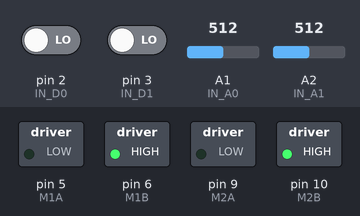
This sketch was run on a simulated Arduino Uno, built with avr-gcc and run on an emulated ATmega328P. Parts: switched loads named in the sketch (green lamp = pin HIGH). The test bench sets the inputs (shaded band); at power-on: pin 2 (IN_D0) LOW, pin 3 (IN_D1) LOW, A1 (IN_A0) = 512, A2 (IN_A1) = 512. What the sketch prints to the serial monitor is not drawn.

Above: at 0.1 s.
Timing chart, 0 to 1.6 s (numbered marks = the images above):
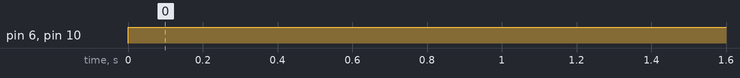

Measured:
- by itself, pin 6 (M1B), pin 10 (M2B): LOW → HIGH at 0.00 s

The sketch:

sketch_oct24b.ino
```cpp
//sensores
const int IN_A0 = A1;
const int IN_D0 = 2;
const int IN_A1 = A2;
const int IN_D1 = 3;

//motores
const int M1A = 5;
const int M1B = 6;
const int M2A = 9;
const int M2B = 10;

int value_A0; //sensor esquerda
int value_A1; //sensor direita
int value_D0;
int value_D1;

void Frente () {
  digitalWrite(M1A, LOW);
  digitalWrite(M1B, HIGH);
  digitalWrite(M2A, LOW);
  digitalWrite(M2B, HIGH);
}

void Direita () {
  digitalWrite(M1A, LOW);
  digitalWrite(M1B, HIGH);
  digitalWrite(M2A, HIGH);
  digitalWrite(M2B, LOW);
}

void Esquerda () {
  digitalWrite(M1A, HIGH);
  digitalWrite(M1B, LOW);
  digitalWrite(M2A, LOW);
  digitalWrite(M2B, HIGH);
}

void setup() {
Serial.begin(9600);
pinMode (IN_A0, INPUT);
pinMode (IN_A1, INPUT);
pinMode (IN_D0, INPUT);
pinMode (IN_D1, INPUT);

pinMode (M1A, OUTPUT);
pinMode (M1B, OUTPUT);
pinMode (M2A, OUTPUT);
pinMode (M2B, OUTPUT);


}

void loop() {
//while (IN_A0 > 170) {
//  Esquerda ();
//}
//while (IN_A1 > 170) {
//  Direita ();
//}
if (IN_A0 < 170 && IN_A1 < 170) {
  Frente ();
} else if (IN_A0 > 170) {
  Esquerda ();
} else if (IN_A1 > 170) {
  Direita ();
}

value_A0=analogRead(IN_A0);
value_A1=analogRead(IN_A1);
value_D0=digitalRead(IN_D0);
value_D1=digitalRead(IN_D1);
Serial.print(value_A0);
Serial.print("\t");
Serial.print(value_A1);
Serial.print("\t\t");
Serial.print(value_D0);
Serial.print("\t");
Serial.print(value_D1);
Serial.println();
}
```
